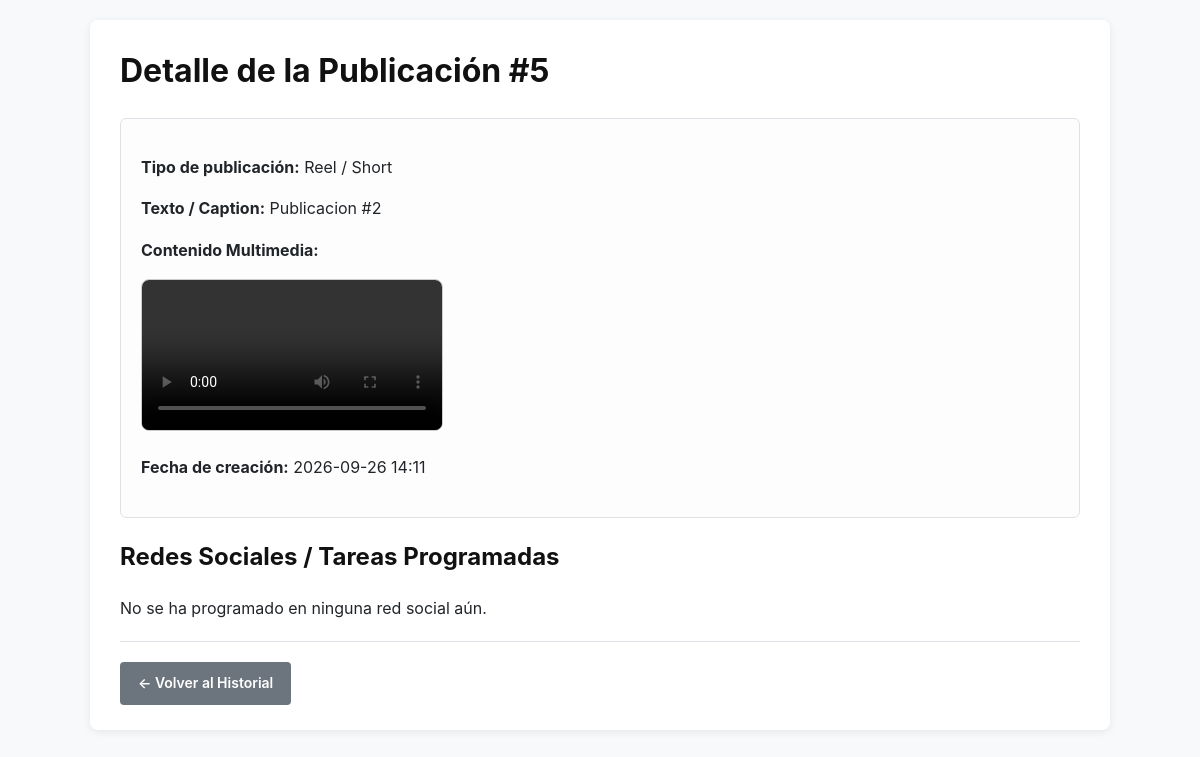
The page /publications/post/5/ on the database its author committed.
### publications_network/models.py (models this page shows, shortened)
class PostContent(models.Model):
    POST_TYPES = [
        ('post', 'Post / Feed'),
        ('reel', 'Reel / Short'),
        ('story', 'Historia'),
    ]
    file = models.FileField(upload_to='publications_media/', help_text="El archivo físico en disco")
    caption = models.TextField(blank=True, null=True, help_text="Texto o hashtags base")
    post_type = models.CharField(max_length=10, choices=POST_TYPES, default='post')
    created_at = models.DateTimeField(auto_now_add=True)
    @property
    def file_extension(self):
        if self.file:
            return os.path.splitext(str(self.file.name))[1].lower()
        return ''
    @property
    def is_video(self):
        video_exts = ['.mp4', '.webm', '.ogg', '.mov', '.m4v', '.mkv']
        return self.file_extension in video_exts
    @property
    def media_url(self):
        if not self.file:
            return ''
        try:
            return self.file.url
        except Exception:
            return f"/media/{self.file.name}"

### publications_network/views.py (the view)
# urls.py: path('post/<int:post_id>/', views.post_detail, name='post_detail'),
def post_detail(request, post_id):
    post = get_object_or_404(PostContent.objects.prefetch_related('tasks__account'), pk=post_id)
    return render(request, 'publications_network/post_detail.html', {'post': post})

### publications_network/templates/publications_network/post_detail.html (shortened to what this page needs)
{% load static %}
<!DOCTYPE html>
<html lang="es">
<head>
    <link rel="stylesheet" href="{% static 'publications_network/css/style.css' %}">
</head>
<body>
    <div class="container">
        <h1>Detalle de la Publicación #{{ post.id }}</h1>
        <div class="form-section">
            <p><strong>Tipo de publicación:</strong> {{ post.get_post_type_display }}</p>
            <p><strong>Texto / Caption:</strong> {{ post.caption|default:"Sin texto" }}</p>
            <p><strong>Contenido Multimedia:</strong></p>
            <div style="margin: 10px 0;">
                {% if post.is_video %}
                    <video src="{{ post.media_url }}" controls style="max-width: 350px; max-height: 250px; border-radius: 8px; border: 1px solid #ccc;"></video>
                {% elif post.is_image %}
                    <img src="{{ post.media_url }}" alt="Imagen de publicación" style="max-width: 350px; max-height: 250px; object-fit: contain; border-radius: 8px; border: 1px solid #ccc;">
                {% else %}
                    <a href="{{ post.media_url }}" target="_blank">📄 Ver archivo adjunto</a>
                {% endif %}
            </div>
            <p><strong>Fecha de creación:</strong> {{ post.created_at|date:"Y-m-d H:i" }}</p>
        </div>
        <h2>Redes Sociales / Tareas Programadas</h2>
        {% if post.tasks.all %}
            <table>
                <thead>
                    <tr>
                        <th>ID Tarea</th>
                        <th>Red Social</th>
                        <th>Usuario</th>
                        <th>Fecha Programada</th>
                        <th>Estado</th>
                    </tr>
                </thead>
                <tbody>
                    {% for task in post.tasks.all %}
                        <tr>
                            <td>{{ task.id }}</td>
                            <td>{{ task.account.get_platform_display }}</td>
                            <td>@{{ task.account.account_user }}</td>
                            <td>{{ task.scheduled_at|date:"Y-m-d H:i" }}</td>
                            <td><strong>{{ task.get_status_display }}</strong></td>
                        </tr>
                    {% endfor %}
                </tbody>
            </table>
        {% else %}
            <p>No se ha programado en ninguna red social aún.</p>
        {% endif %}
        <hr>
        <a href="{% url 'index' %}" class="btn btn-secondary">← Volver al Historial</a>
    </div>
</body>
</html>

### publications_network/static/publications_network/css/style.css (style rules this page uses)
:root { --primary-color: #0066cc; --primary-hover: #0052a3; --secondary-color: #6c757d; --bg-color: #f8f9fa; --card-bg: #ffffff; --border-color: #dee2e6; --text-color: #212529; --success-bg: #d4edda; --success-text: #155724; --warning-bg: #fff3cd; --warning-text: #856404; }
body { font-family: -apple-system, BlinkMacSystemFont, "Segoe UI", Roboto, "Helvetica Neue", Arial, sans-serif; background-color: var(--bg-color); color: var(--text-color); margin: 0; padding: 20px 40px; line-height: 1.6; }
h1, h2, h3 { color: #111; margin-top: 0; }
.container { max-width: 960px; margin: 0 auto; background: var(--card-bg); padding: 25px 30px; border-radius: 8px; box-shadow: 0 2px 8px rgba(0, 0, 0, 0.08); }
.form-section { background: #fdfdfd; border: 1px solid var(--border-color); padding: 20px; margin-bottom: 20px; border-radius: 6px; }
.btn { display: inline-block; padding: 10px 18px; font-size: 14px; font-weight: 600; text-decoration: none; border-radius: 4px; cursor: pointer; border: none; transition: background-color 0.2s; }
.btn-secondary { background-color: var(--secondary-color); color: #ffffff; }
hr { border: none; border-top: 1px solid var(--border-color); margin: 20px 0; }

### rows shown on the page
PostContent: id "5", post_type "Reel / Short", caption "Publicacion #2", created_at "2026-09-26 14:11"
